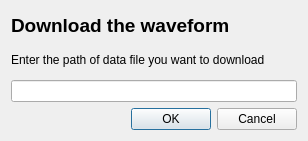
<?xml version="1.0" encoding="UTF-8"?>
<ui version="4.0">
 <class>Dialog</class>
 <widget class="QDialog" name="Dialog">
  <property name="geometry">
   <rect>
    <x>0</x>
    <y>0</y>
    <width>308</width>
    <height>141</height>
   </rect>
  </property>
  <property name="windowTitle">
   <string>Dialog</string>
  </property>
  <layout class="QGridLayout" name="gridLayout">
   <item row="0" column="0">
    <layout class="QVBoxLayout" name="verticalLayout_3">
     <item>
      <widget class="QLabel" name="label">
       <property name="font">
        <font>
         <pointsize>14</pointsize>
         <weight>75</weight>
         <bold>true</bold>
        </font>
       </property>
       <property name="text">
        <string>Download the waveform</string>
       </property>
      </widget>
     </item>
     <item>
      <widget class="QLabel" name="label_2">
       <property name="text">
        <string>Enter the path of data file you want to download</string>
       </property>
      </widget>
     </item>
     <item>
      <widget class="QLineEdit" name="data_download"/>
     </item>
    </layout>
   </item>
   <item row="1" column="0">
    <widget class="QDialogButtonBox" name="buttonBox">
     <property name="orientation">
      <enum>Qt::Horizontal</enum>
     </property>
     <property name="standardButtons">
      <set>QDialogButtonBox::Cancel|QDialogButtonBox::Ok</set>
     </property>
    </widget>
   </item>
  </layout>
 </widget>
 <resources/>
 <connections>
  <connection>
   <sender>buttonBox</sender>
   <signal>accepted()</signal>
   <receiver>Dialog</receiver>
   <slot>accept()</slot>
   <hints>
    <hint type="sourcelabel">
     <x>248</x>
     <y>254</y>
    </hint>
    <hint type="destinationlabel">
     <x>157</x>
     <y>274</y>
    </hint>
   </hints>
  </connection>
  <connection>
   <sender>buttonBox</sender>
   <signal>rejected()</signal>
   <receiver>Dialog</receiver>
   <slot>reject()</slot>
   <hints>
    <hint type="sourcelabel">
     <x>316</x>
     <y>260</y>
    </hint>
    <hint type="destinationlabel">
     <x>286</x>
     <y>274</y>
    </hint>
   </hints>
  </connection>
 </connections>
</ui>
